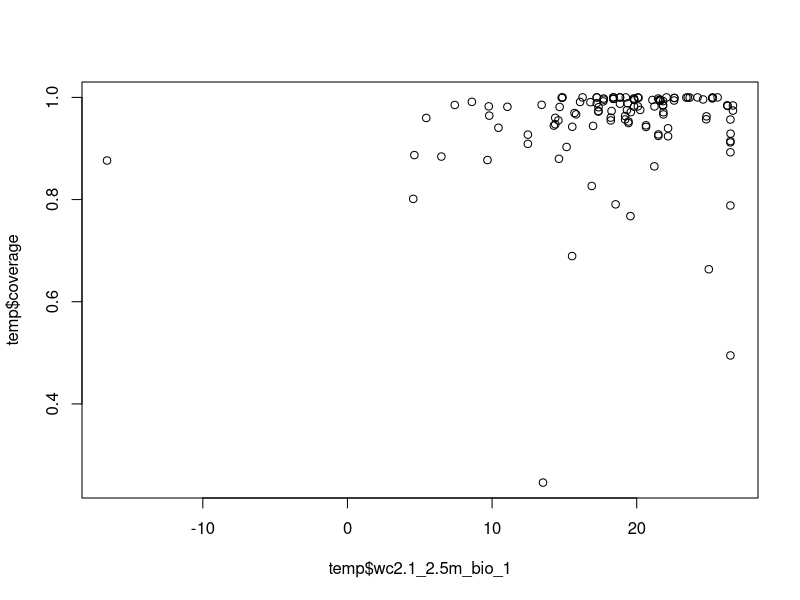

R code for this plot:
# R script with metadata of sampling coverage of 118 networks used to investigate
# how sampling effort varied across latitudes and whether it impacted
#network architecture such as connectance, nestedeness, H2, and modularity


#uses the metadata extracted from original sources of 118 networks which had sampling frequencies
temp <- read.csv("subset_network_data_sampling_coverage.csv",sep=",")

head(temp)
plot(temp$wc2.1_2.5m_bio_1, temp$coverage)

#regressions with sampling coverage of 118 networks
summary(lm(connectance  ~ wc2.1_2.5m_bio_1 + coverage , data = temp))
summary(lm(NODF      ~ wc2.1_2.5m_bio_1 + coverage, data = temp))
summary(lm(modularity  ~ wc2.1_2.5m_bio_1 + coverage , data = temp))
summary(lm(H2          ~ wc2.1_2.5m_bio_1 + coverage, data = temp))
